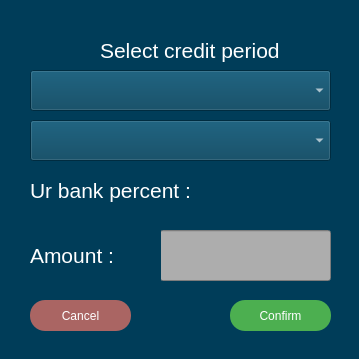
<?xml version="1.0" encoding="UTF-8"?>
<ui version="4.0">
 <class>CreditManager</class>
 <widget class="QWidget" name="CreditManager">
  <property name="geometry">
   <rect>
    <x>0</x>
    <y>0</y>
    <width>359</width>
    <height>359</height>
   </rect>
  </property>
  <property name="windowTitle">
   <string>Form</string>
  </property>
  <property name="styleSheet">
   <string notr="true">background-color: rgb(0, 61, 89);</string>
  </property>
  <widget class="QPushButton" name="cance_but">
   <property name="geometry">
    <rect>
     <x>30</x>
     <y>300</y>
     <width>101</width>
     <height>31</height>
    </rect>
   </property>
   <property name="font">
    <font>
     <pointsize>-1</pointsize>
     <underline>false</underline>
     <strikeout>false</strikeout>
    </font>
   </property>
   <property name="cursor">
    <cursorShape>PointingHandCursor</cursorShape>
   </property>
   <property name="styleSheet">
    <string notr="true">QPushButton {
  font-size: 12px;
  text-align: center;
  text-decoration: none;
  outline: none;
  color: #fff;
  background-color: rgb(170, 101, 99);
  border: none;
  border-radius: 15px;
}
QPushButton:hover{
 background-color: rgb(85, 195, 89);
}</string>
   </property>
   <property name="text">
    <string>Cancel</string>
   </property>
  </widget>
  <widget class="QPushButton" name="confirm_but">
   <property name="geometry">
    <rect>
     <x>230</x>
     <y>300</y>
     <width>101</width>
     <height>31</height>
    </rect>
   </property>
   <property name="font">
    <font>
     <pointsize>-1</pointsize>
     <underline>false</underline>
     <strikeout>false</strikeout>
    </font>
   </property>
   <property name="cursor">
    <cursorShape>PointingHandCursor</cursorShape>
   </property>
   <property name="styleSheet">
    <string notr="true">QPushButton {
  font-size: 12px;
  text-align: center;
  text-decoration: none;
  outline: none;
  color: #fff;
  background-color: #4CAF50;
  border: none;
  border-radius: 15px;
}
QPushButton:hover{
 background-color: rgb(85, 195, 89);
}</string>
   </property>
   <property name="text">
    <string>Confirm</string>
   </property>
  </widget>
  <widget class="QLabel" name="label_2">
   <property name="geometry">
    <rect>
     <x>100</x>
     <y>30</y>
     <width>201</width>
     <height>41</height>
    </rect>
   </property>
   <property name="font">
    <font>
     <pointsize>16</pointsize>
    </font>
   </property>
   <property name="styleSheet">
    <string notr="true">color: rgb(255, 255, 255);</string>
   </property>
   <property name="text">
    <string>Select credit period</string>
   </property>
  </widget>
  <widget class="QComboBox" name="measure_chooser">
   <property name="geometry">
    <rect>
     <x>30</x>
     <y>70</y>
     <width>301</width>
     <height>41</height>
    </rect>
   </property>
   <property name="styleSheet">
    <string notr="true">color: rgb(255, 255, 255);
font: 16pt &quot;Segoe UI&quot;;</string>
   </property>
  </widget>
  <widget class="QComboBox" name="period_chooser">
   <property name="geometry">
    <rect>
     <x>30</x>
     <y>120</y>
     <width>301</width>
     <height>41</height>
    </rect>
   </property>
   <property name="styleSheet">
    <string notr="true">color: rgb(255, 255, 255);
font: 16pt &quot;Segoe UI&quot;;</string>
   </property>
  </widget>
  <widget class="QLabel" name="label_3">
   <property name="geometry">
    <rect>
     <x>30</x>
     <y>170</y>
     <width>161</width>
     <height>41</height>
    </rect>
   </property>
   <property name="font">
    <font>
     <pointsize>16</pointsize>
    </font>
   </property>
   <property name="styleSheet">
    <string notr="true">color: rgb(255, 255, 255);</string>
   </property>
   <property name="text">
    <string>Ur bank percent :</string>
   </property>
  </widget>
  <widget class="QLabel" name="percent_label">
   <property name="geometry">
    <rect>
     <x>200</x>
     <y>170</y>
     <width>131</width>
     <height>41</height>
    </rect>
   </property>
   <property name="font">
    <font>
     <pointsize>16</pointsize>
    </font>
   </property>
   <property name="styleSheet">
    <string notr="true">color: rgb(255, 255, 255);</string>
   </property>
   <property name="text">
    <string/>
   </property>
  </widget>
  <widget class="QLineEdit" name="amount_line">
   <property name="geometry">
    <rect>
     <x>160</x>
     <y>230</y>
     <width>171</width>
     <height>51</height>
    </rect>
   </property>
   <property name="font">
    <font>
     <pointsize>20</pointsize>
    </font>
   </property>
   <property name="styleSheet">
    <string notr="true">border-color: rgb(0, 0, 0);
background-color: rgb(173, 173, 173);
color: rgb(0, 0, 0);</string>
   </property>
   <property name="text">
    <string/>
   </property>
  </widget>
  <widget class="QLabel" name="label_5">
   <property name="geometry">
    <rect>
     <x>30</x>
     <y>230</y>
     <width>131</width>
     <height>51</height>
    </rect>
   </property>
   <property name="font">
    <font>
     <pointsize>16</pointsize>
    </font>
   </property>
   <property name="styleSheet">
    <string notr="true">color: rgb(255, 255, 255);</string>
   </property>
   <property name="text">
    <string>Amount :</string>
   </property>
  </widget>
 </widget>
 <resources/>
 <connections/>
</ui>
